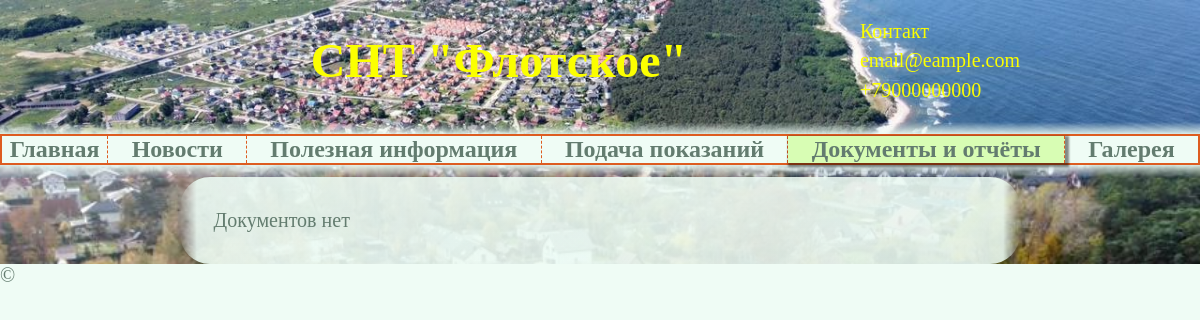
/website/docs/, run on the app's committed database.
### website/models.py (models this page shows)
class Contacts(models.Model):
    name = models.CharField(max_length=200)
    email = models.EmailField()
    phone = models.CharField(max_length=12)
    description = models.TextField()
    job = models.CharField(max_length=200)

### website/views.py (the view)
# urls.py: path("docs/", views.docs, name="docs"),
def docs(request) -> HttpResponse:
    contact = Contacts.objects.order_by("-job")[0]
    docs_list = Docs.objects.order_by("-date")
    context = {"docs_list": docs_list, "contact": contact, "main_image": f"/static/src/image{randint(1, 13)}.jpg"}
    return render(request, "website/docs.html", context)

### website/templates/website/docs.html (shortened to what this page needs)
<!DOCTYPE html>
<html lang="ru">
<head>
    {% load static %}
    <link rel="stylesheet" href="{% static 'css/styles.css' %}" />
</head>
<body>
    <a href="{% url 'website:contacts' %}" class="contacts-link">
    <header>
        <div class="contacts-div">
        <div class="name"><h1>СНТ "Флотское"</h1></div>
        <div class="contacts">
            {% if contact %}
            <p>{{ contact.name }}</p>
            <p>{{ contact.email }}</p>
            <p>{{ contact.phone }}</p>
            {% else %}
            <p>Контакты не найдены</p>
            {% endif %}
        </div>
        </div>
        <div class="header-change"></div>
    </header>
    </a>
    <nav class="navigation">
        <a href="{% url 'website:main' %}" class="home-icon active">Главная</a>
        <a href="{% url 'website:news' %}" class="nav-icon active">Новости</a>
        <a href="{% url 'website:usefullinfo' %}" class="nav-icon active">Полезная информация</a>
        <a href="{% url 'website:submissions' %}" class="nav-icon active">Подача показаний</a>
        <a href="{% url 'website:docs' %}" class="nav-icon active nav-icon-chosen">Документы и отчёты</a>
        <a href="{% url 'website:galery' %}" class="nav-icon active last-icon">Галерея</a>
    </nav>
    <main>
        {% if docs_list %}
        {% for doc in docs_list %}
        <div class="main-change"></div>
        <div class="main-transparency-div">
        <div class="main-div">
            <p>
                {{ doc.text }}
            </p>
            <p> {{ doc.date }}</p>
        </div>
        </div>
        </div>
        {% endfor %}
        {% else %}
        <div class="main-change"></div>
        <div class="main-transparency-div">
        <div class="main-div">
            <p>
                Документов нет
            </p>
        </div>
        </div>
        {% endif %}
    </main>
    <footer>
        &copy;
    </footer>
</body>
</html>

### website/static/styles.css (style rules this page uses)
* { padding: 0; margin: 0; }
:root { --bg-color: #edfcf4e0; --text-color: #637C6F; --primary-color: #dd5c20; --secondary-color: #d8fdb4; --accent-color: #fbff00; }
p, a { font-weight: 500; color: var(--text-color); }
nav:not(.carousel-div) { display: flex; flex-direction: row; flex-wrap: nowrap; align-items: center; align-content: space-around; justify-content: space-evenly; border: var(--primary-color) solid 2px; }
nav > a { font-size:larger; text-decoration: none; font-weight: 700; color: var(--text-color); text-align: center; }
.home-icon { flex: 1 1 content; }
.nav-icon { flex-grow: 3; }
.nav-icon:not(.last-icon), .home-icon { border-right: var(--primary-color) dashed 1px; }
.nav-icon-chosen { box-shadow: 2px 2px 2px 2px rgba(0, 0, 0, 0.45); background-color: var(--secondary-color); }
body { transition: all 0.8s; margin: 0px; resize: both; font-size: 20px; background-color: var(--bg-color); font-family: Georgia, 'Times New Roman', Times, serif; color: var(--text-color); }
header { background: url("src/header.jpg") no-repeat center top; background-size: 100% auto; }
.contacts-link { color: transparent; }
p { margin: 2% 0 2% 0; }
.contacts-link p { color:var(--accent-color) ; }
.name { flex: 1 1 content; display: flex; align-items: center; justify-content: center; font-size:x-large; padding-right: 5%; color:var(--accent-color) ; }
.contacts-div { margin-left: 15%; width: 70%; display: flex; flex-direction: row; }
.contacts { margin-top: 2%; margin-bottom: 2%; display: flex; flex-direction: column; }
.header-change { padding-bottom: 1%; background: linear-gradient( transparent 0%, var(--bg-color) 100%); }
main:not(#galery-main) { background-attachment: fixed; }
.main-change { padding-top: 1%; background: linear-gradient( var(--bg-color) 0%, transparent 100%); }
.main-transparency-div { border-radius: 30px; margin-left: 15%; background: linear-gradient(90deg, transparent 0%, var(--bg-color) 2%, var(--bg-color) 98%, transparent 100% ); width: 70%; }
.main-div { padding-top: 2%; padding-bottom: 2%; margin-left: 4%; width: 92%; background-color: transparent; flex-direction: column; }

### data on the page
Contacts: name "Контакт", email "email@eample.com", phone "+79000000000"
